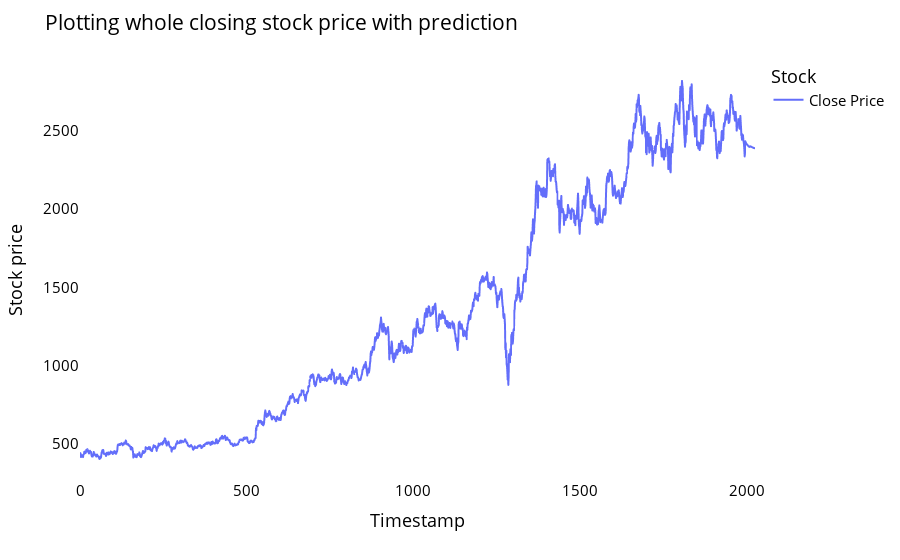

Here is the notebook cell this chart was saved with:
### Markdown cell above
### Plotting whole closing stock price with prediction

### Code cell
svrdf=closedf.tolist()
svrdf.extend((np.array(lst_output).reshape(-1,1)).tolist())
svrdf=scaler.inverse_transform(svrdf).reshape(1,-1).tolist()[0]

names = cycle(['Close Price'])

fig = px.line(svrdf,labels={'value': 'Stock price','index': 'Timestamp'})
fig.update_layout(title_text='Plotting whole closing stock price with prediction',
                  plot_bgcolor='white', font_size=15, font_color='black',legend_title_text='Stock')
fig.for_each_trace(lambda t:  t.update(name = next(names)))
fig.update_xaxes(showgrid=False)
fig.update_yaxes(showgrid=False)
fig.show()

### Figure 1 — Plotly figure (JSON) as saved in the notebook; plotly's stock layout.template omitted (floating-point values rounded to 4 significant figures; data arrays with more than 128 entries replaced by an {"elided": "..."} marker saying what was removed)
{"data": [{"hovertemplate": "variable=0<br>Timestamp=%{x}<br>Stock price=%{y}<extra></extra>", "legendgroup": "0", "line": {"color": "#636efa", "dash": "solid"}, "marker": {"symbol": "circle"}, "mode": "lines", "name": "Close Price", "showlegend": true, "type": "scattergl", "x": {"elided": "2026 int values"}, "xaxis": "x", "y": {"elided": "2026 float values"}, "yaxis": "y"}], "layout": {"font": {"color": "black", "size": 15}, "legend": {"title": {"text": "Stock"}, "tracegroupgap": 0}, "margin": {"t": 60}, "plot_bgcolor": "white", "title": {"text": "Plotting whole closing stock price with prediction"}, "xaxis": {"anchor": "y", "domain": [0, 1], "showgrid": false, "title": {"text": "Timestamp"}}, "yaxis": {"anchor": "x", "domain": [0, 1], "showgrid": false, "title": {"text": "Stock price"}}}}
